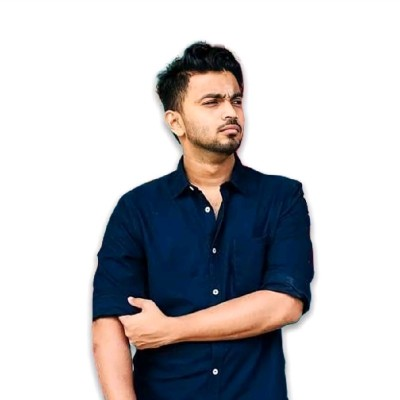
#> input picture docs/Profile.jpg, 400 x 400 px, found by its file name
$ python generate-cutout.py
#> lines starting #> are read from the running program, lines starting #| are printed output that depends on the picture; after the words box and inside, x2 and y2 are one past the last pixel; in counts of white or black regions, pixels touching at a corner belong together
"""
Regenerate public/Profile-cutout.png from docs/Profile.jpg.

One deterministic pass: knock out the white studio background, erode the matte
to kill the white fringe, crop to the subject, then upscale 2x so retina gets a
real variant instead of a browser stretch. Re-runnable — the source JPEG is
never modified.

NOT the live hero portrait. The hero renders public/profile.png, an 800x1321
cutout made from a different, higher-resolution photo that is not in this repo
and never passed through this script. Running this produces a 470x728 cutout
from the 400x400 docs/Profile.jpg — the previous portrait, superseded in
06adb3f. Keep the two straight before wiring the output into Hero.jsx.
"""
from collections import deque
import numpy as np
from PIL import Image, ImageFilter
import os

SRC, DST = 'docs/Profile.jpg', 'public/Profile-cutout.png'

img = Image.open(SRC).convert('RGB')
#> img is the input picture: PIL image 400x400 RGB; mean R, G, B 191.7, 191.1, 194.3
w, h = img.size
#> w = 400; h = 400
a = np.asarray(img).astype(np.int16)
mn, sat = a.min(axis=2), a.max(axis=2) - a.min(axis=2)
bg_like = (mn >= 215) & (sat <= 26)
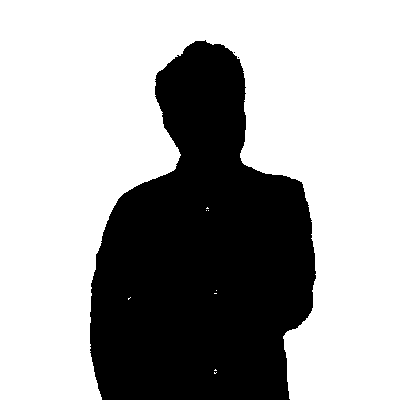
#> bg_like: shape (400, 400) bool; 65.5% white; 3 black regions (2 under 20 px), largest, box (x1, y1, x2, y2) and area: (90, 40, 316, 400) 55206

# Flood fill inward from the border so white ON the subject is never removed.
visited = np.zeros((h, w), dtype=bool)
q = deque()
for x in range(w):
    for y in (0, h - 1):
        if bg_like[y, x] and not visited[y, x]:
            visited[y, x] = True; q.append((y, x))
#> visited: shape (400, 400) bool; 0.38% white in thin lines or dots
for y in range(h):
    for x in (0, w - 1):
        if bg_like[y, x] and not visited[y, x]:
            visited[y, x] = True; q.append((y, x))
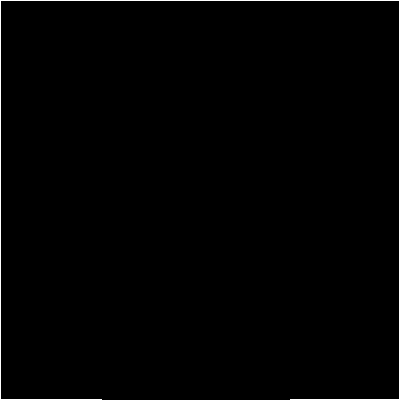
#> visited: shape (400, 400) bool; 0.88% white in thin lines or dots
while q:
    y, x = q.popleft()
    for dy, dx in ((1, 0), (-1, 0), (0, 1), (0, -1)):
        ny, nx = y + dy, x + dx
        if 0 <= ny < h and 0 <= nx < w and not visited[ny, nx] and bg_like[ny, nx]:
            visited[ny, nx] = True; q.append((ny, nx))
#> visited: shape (400, 400) bool; 65.5% white; 3 black regions (2 under 20 px), largest, box (x1, y1, x2, y2) and area: (90, 40, 316, 400) 55228

alpha = Image.fromarray(np.where(visited, 0, 255).astype(np.uint8), mode='L')
alpha = alpha.filter(ImageFilter.MinFilter(5))        # erode ~2px, pulling the
#> alpha: PIL image 400x400 L; 33.2% white; 1 white region, box (x1, y1, x2, y2) and area: (92, 43, 313, 400) 53062
                                                      # matte inside the subject
alpha = alpha.filter(ImageFilter.GaussianBlur(0.8))   # re-soften the matte edge

rgb = np.asarray(img).astype(np.float32)
alpha_arr = np.asarray(alpha)


def decontaminate(rgb, known, iters=14):
    """Push the subject's own colour outward into the soft edge.

    PNG stores straight alpha, so the browser paints rgb*a + bg*(1-a). Any
    partially transparent pixel that kept the white backdrop's colour lands as
    a bright rim on a dark page — which is exactly the halo this removes.
    Darkening those pixels is not enough: white at 80% is still light. They
    have to be *replaced* with the nearest real subject colour.
    """
#> called with iters = 14
    rgb, known = rgb.copy(), known.copy()
#> known: shape (400, 400) bool; 32.1% white; 1 white region, box (x1, y1, x2, y2) and area: (94, 45, 311, 400) 51436
    h, w = known.shape
#> h = 400; w = 400
    shifts = ((1, 0), (-1, 0), (0, 1), (0, -1), (1, 1), (1, -1), (-1, 1), (-1, -1))
    for _ in range(iters):
        if known.all():
            break
        acc = np.zeros_like(rgb)
        cnt = np.zeros((h, w), np.float32)
        for dy, dx in shifts:
            # Explicit slicing rather than np.roll: wrapping would drag pixels
            # from the opposite edge, and the subject touches the bottom.
            ys_dst = slice(max(dy, 0), h + min(dy, 0))
            ys_src = slice(max(-dy, 0), h + min(-dy, 0))
            xs_dst = slice(max(dx, 0), w + min(dx, 0))
            xs_src = slice(max(-dx, 0), w + min(-dx, 0))
            k = known[ys_src, xs_src]
            acc[ys_dst, xs_dst] += rgb[ys_src, xs_src] * k[..., None]
            cnt[ys_dst, xs_dst] += k
        newly = (~known) & (cnt > 0)
        if not newly.any():
            break
        rgb[newly] = acc[newly] / cnt[newly][..., None]
        known |= newly
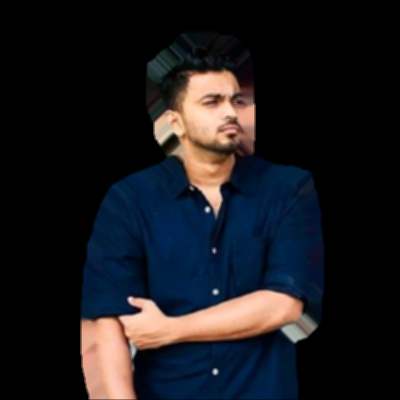
#> acc: shape (400, 400, 3) float32; mean R, G, B 212.9, 209.6, 240.2; drawn with min black and max white
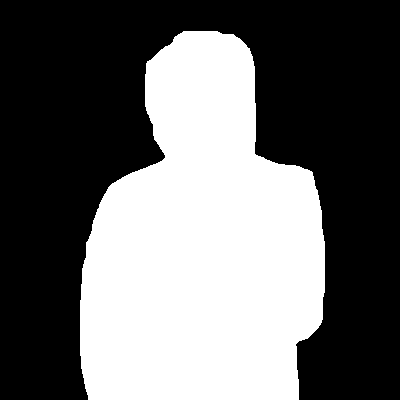
#> known: shape (400, 400) bool; 41.4% white; 1 white region, box (x1, y1, x2, y2) and area: (80, 31, 325, 400) 66281
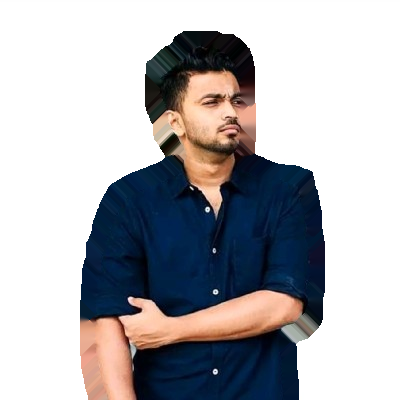
#> rgb: shape (400, 400, 3) float32; mean R, G, B 176.5, 176.1, 180
    return rgb


# Only fully opaque pixels are trusted as uncontaminated subject colour.
rgb = decontaminate(rgb, alpha_arr >= 250)

out = Image.fromarray(
    np.dstack([np.clip(rgb, 0, 255).astype(np.uint8), alpha_arr]), 'RGBA'
)

ys, xs = np.where(np.asarray(alpha) > 12)
pad = 6
out = out.crop((max(0, xs.min() - pad), max(0, ys.min() - pad),
                min(w, xs.max() + 1 + pad), min(h, ys.max() + 1 + pad)))
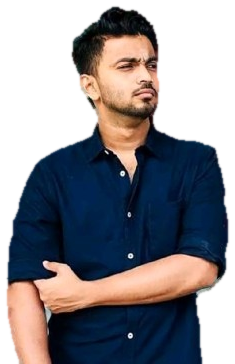
#> out: PIL image 235x364 RGBA; mean R, G, B, A 110.4, 109.8, 116.9, 158.2; transparent parts drawn white
cw, ch = out.size
#> cw = 235; ch = 364

# 2x Lanczos, then unsharp to restore the edge definition resampling softens.
up = out.resize((cw * 2, ch * 2), Image.LANCZOS)
sharp = up.convert('RGB').filter(ImageFilter.UnsharpMask(radius=1.3, percent=62, threshold=3))
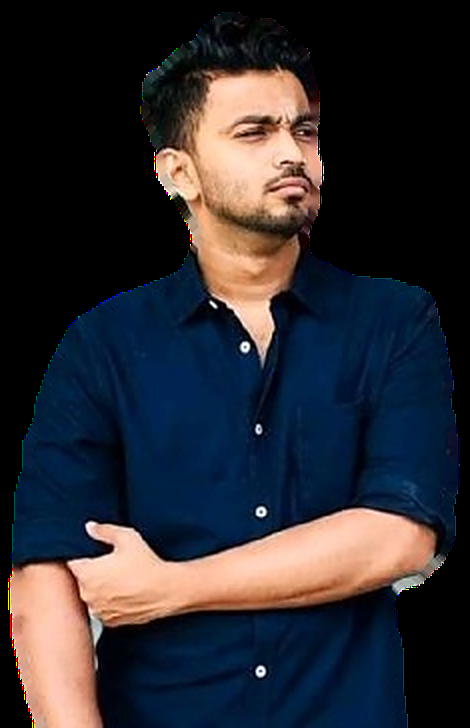
#> sharp: PIL image 470x728 RGB; mean R, G, B 44.2, 43, 49
final = sharp.convert('RGBA')
final.putalpha(up.getchannel('A'))
final.save(DST, optimize=True)

print(f'cropped {cw}x{ch} -> output {final.size[0]}x{final.size[1]}'
      f'  aspect {cw/ch:.4f}  {os.path.getsize(DST)//1024} KB')
#| cropped 235x364 -> output 470x728  aspect 0.6456  267 KB
print(f'If you wire THIS output into Hero.jsx (it is not what ships today), use:'
      f'  aspect-[{cw}/{ch}]  width={{{final.size[0]}}}  height={{{final.size[1]}}}')
#| If you wire THIS output into Hero.jsx (it is not what ships today), use:  aspect-[235/364]  width={470}  height={728}
